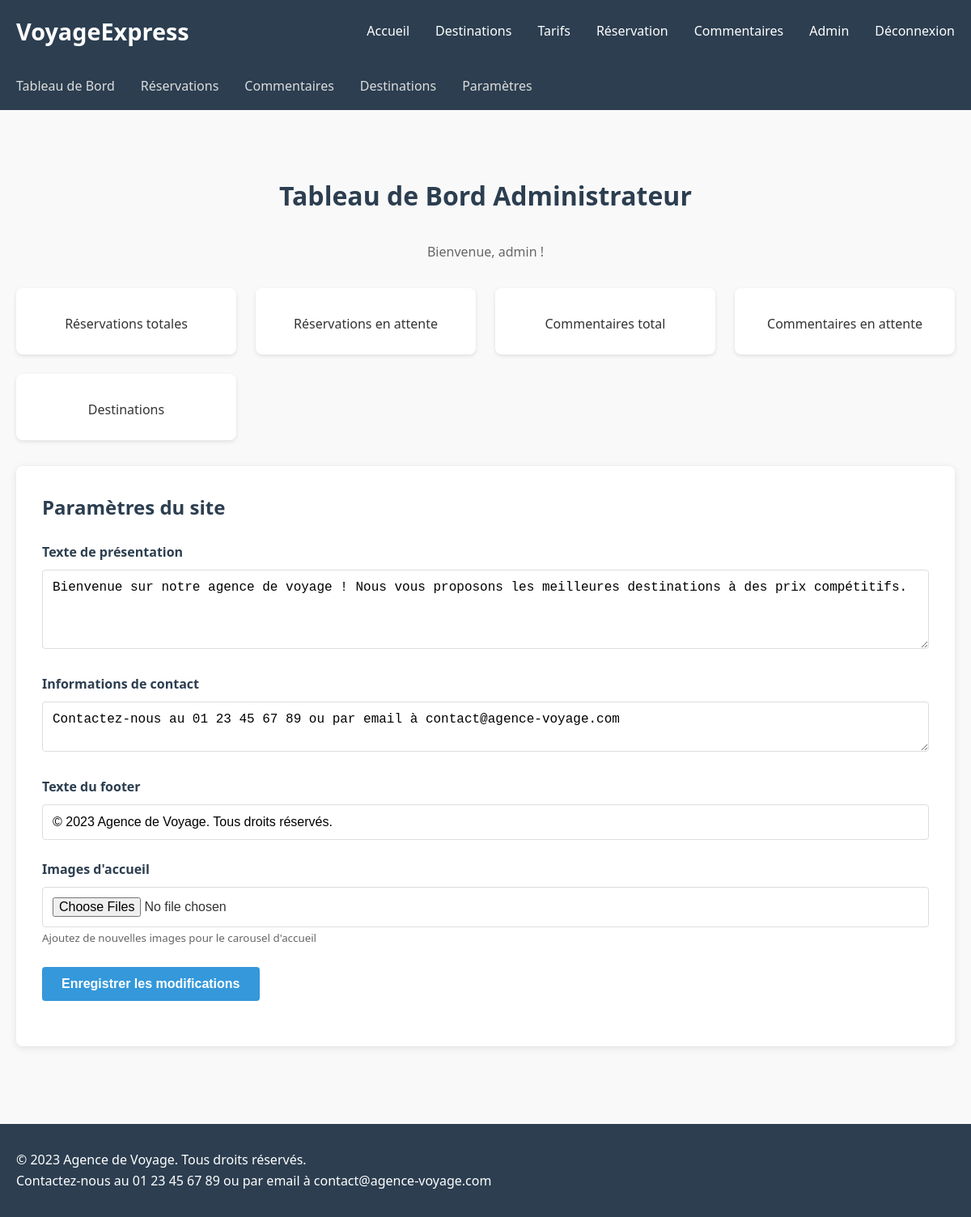
Screenshot of /admin/parametres (signed in) with the database file from the repository.
### tables this page shows
CREATE TABLE textes (
            id INTEGER PRIMARY KEY AUTOINCREMENT,
            identifiant TEXT UNIQUE NOT NULL,
            contenu TEXT NOT NULL
        );

### app.py (the view, shortened to what this page needs)
@app.route('/admin/parametres', methods=['GET', 'POST'])
def admin_parametres():
    if not session.get('admin_logged_in'):
        return redirect(url_for('admin_login'))
    conn = get_db_connection()
    presentation = conn.execute('SELECT contenu FROM textes WHERE identifiant = ?',
                               ('presentation',)).fetchone()
    contact = conn.execute('SELECT contenu FROM textes WHERE identifiant = ?',
                          ('contact',)).fetchone()
    footer = conn.execute('SELECT contenu FROM textes WHERE identifiant = ?',
                         ('footer',)).fetchone()
    images_accueil = conn.execute('SELECT * FROM images_accueil ORDER BY ordre').fetchall()
    conn.close()
    return render_template('admin_dashboard.html',
                         parametres=True,
                         presentation=presentation['contenu'] if presentation else '',
                         contact=contact['contenu'] if contact else '',
                         footer=footer['contenu'] if footer else '',
                         images_accueil=images_accueil)

### app.py (called while the page is built)
def get_db_connection():
    conn = sqlite3.connect('database.db')
    conn.row_factory = sqlite3.Row
    return conn

### templates/admin_dashboard.html (shortened to what this page needs)
{% extends "base.html" %}
{% block content %}
<div class="admin-nav">
    <div class="container">
        <ul class="nav-links">
            <li><a href="{{ url_for('admin_dashboard') }}">Tableau de Bord</a></li>
            <li><a href="{{ url_for('admin_reservations') }}">Réservations</a></li>
            <li><a href="{{ url_for('admin_commentaires') }}">Commentaires</a></li>
            <li><a href="{{ url_for('admin_destinations') }}">Destinations</a></li>
            <li><a href="{{ url_for('admin_parametres') }}">Paramètres</a></li>
        </ul>
    </div>
</div>
<section class="section">
    <div class="container">
        <h1 class="section-title">Tableau de Bord Administrateur</h1>
        <p style="text-align: center; margin-bottom: 2rem; color: #666;">Bienvenue, {{ session.get('admin_username') }} !</p>
        <div class="dashboard-stats">
            <div class="stat-card">
                <div class="stat-label">Réservations totales</div>
            </div>
            <div class="stat-card">
                <div class="stat-label">Réservations en attente</div>
            </div>
            <div class="stat-card">
                <div class="stat-label">Commentaires total</div>
            </div>
            <div class="stat-card">
                <div class="stat-label">Commentaires en attente</div>
            </div>
            <div class="stat-card">
                <div class="stat-label">Destinations</div>
            </div>
        </div>
        {% if parametres %}
        <div style="background: white; padding: 2rem; border-radius: 8px; box-shadow: 0 2px 10px rgba(0,0,0,0.1); margin-top: 2rem;">
            <h2 style="color: var(--primary-color); margin-bottom: 1.5rem;">Paramètres du site</h2>
            <form method="POST" action="{{ url_for('admin_parametres') }}">
                <div class="form-group">
                    <label class="form-label" for="presentation">Texte de présentation</label>
                    <textarea id="presentation" name="presentation" class="form-control" rows="4">{{ presentation }}</textarea>
                </div>
                <div class="form-group">
                    <label class="form-label" for="contact">Informations de contact</label>
                    <textarea id="contact" name="contact" class="form-control" rows="2">{{ contact }}</textarea>
                </div>
                <div class="form-group">
                    <label class="form-label" for="footer">Texte du footer</label>
                    <input type="text" id="footer" name="footer" class="form-control" value="{{ footer }}">
                </div>
                <div class="form-group">
                    <label class="form-label" for="images_accueil">Images d'accueil</label>
                    <input type="file" id="images_accueil" name="images_accueil" class="form-control" multiple accept="image/*">
                    <small style="color: #666;">Ajoutez de nouvelles images pour le carousel d'accueil</small>
                </div>
                <div class="form-group" style="margin-top: 1.5rem;">
                    <button type="submit" class="btn">Enregistrer les modifications</button>
                </div>
            </form>
        </div>
        {% endif %}
    </div>
</section>
{% endblock %}

### templates/base.html (shortened to what this page needs)
<!DOCTYPE html>
<html lang="fr">
<head>
    <link rel="stylesheet" href="{{ url_for('static', filename='style.css') }}">
</head>
<body>
    <header class="main-header">
        <div class="container">
            <nav class="main-nav">
                <a href="{{ url_for('index') }}" class="logo">VoyageExpress</a>
                <ul class="nav-links">
                    <li><a href="{{ url_for('index') }}">Accueil</a></li>
                    <li><a href="{{ url_for('destinations') }}">Destinations</a></li>
                    <li><a href="{{ url_for('tarifs') }}">Tarifs</a></li>
                    <li><a href="{{ url_for('reservation') }}">Réservation</a></li>
                    <li><a href="{{ url_for('commentaires') }}">Commentaires</a></li>
                    {% if session.get('admin_logged_in') %}
                    <li><a href="{{ url_for('admin_dashboard') }}">Admin</a></li>
                    <li><a href="{{ url_for('admin_logout') }}">Déconnexion</a></li>
                    {% endif %}
                </ul>
            </nav>
        </div>
    </header>
    <main class="main-content">
        {% block content %}{% endblock %}
    </main>
    <footer class="main-footer">
        <div class="container">
            <p>{{ footer|default('© 2023 Agence de Voyage. Tous droits réservés.') }}</p>
            <p>{{ contact|default('Contactez-nous au 01 23 45 67 89') }}</p>
        </div>
    </footer>
</body>
</html>

### static/style.css (style rules this page uses)
:root { --primary-color: #2c3e50; --secondary-color: #3498db; --accent-color: #e74c3c; --light-color: #ecf0f1; --dark-color: #2c3e50; --success-color: #27ae60; --warning-color: #f39c12; --text-color: #333; --border-color: #ddd; }
* { margin: 0; padding: 0; box-sizing: border-box; }
body { font-family: 'Segoe UI', Tahoma, Geneva, Verdana, sans-serif; line-height: 1.6; color: var(--text-color); background-color: #f9f9f9; }
.container { max-width: 1200px; margin: 0 auto; padding: 0 20px; }
.main-header { background-color: var(--primary-color); color: white; padding: 1rem 0; box-shadow: 0 2px 5px rgba(0,0,0,0.1); }
.logo { font-size: 1.8rem; font-weight: bold; color: white; text-decoration: none; }
.main-nav { display: flex; justify-content: space-between; align-items: center; }
.nav-links { display: flex; list-style: none; gap: 2rem; }
.nav-links a { color: white; text-decoration: none; font-weight: 500; transition: color 0.3s; }
.section { padding: 3rem 0; }
.section-title { text-align: center; margin-bottom: 2rem; color: var(--primary-color); font-size: 2rem; }
.form-group { margin-bottom: 1.5rem; }
.form-label { display: block; margin-bottom: 0.5rem; font-weight: 600; color: var(--dark-color); }
.form-control { width: 100%; padding: 0.75rem; border: 1px solid var(--border-color); border-radius: 4px; font-size: 1rem; transition: border-color 0.3s; }
.btn { display: inline-block; padding: 0.75rem 1.5rem; background-color: var(--secondary-color); color: white; border: none; border-radius: 4px; font-size: 1rem; font-weight: 600; cursor: pointer; transition: background-color 0.3s; text-decoration: none; }
.main-footer { background-color: var(--primary-color); color: white; padding: 2rem 0; margin-top: 3rem; }
.admin-nav { background-color: var(--dark-color); padding: 1rem 0; margin-bottom: 2rem; }
.admin-nav .nav-links a { color: #ddd; }
.dashboard-stats { display: grid; grid-template-columns: repeat(auto-fit, minmax(250px, 1fr)); gap: 1.5rem; margin-bottom: 2rem; }
.stat-card { background: white; padding: 1.5rem; border-radius: 8px; box-shadow: 0 2px 5px rgba(0,0,0,0.1); text-align: center; }

### rows the page displays
textes: presentation "Bienvenue sur notre agence de voyage ! Nous vous proposons les meilleures destinations à des prix compétitifs."
textes: contact "Contactez-nous au 01 23 45 67 89 ou par email à contact@agence-voyage.com", contenu "Contactez-nous au 01 23 45 67 89 ou par email à contact@agence-voyage.com"
textes: footer "© 2023 Agence de Voyage. Tous droits réservés.", contenu "© 2023 Agence de Voyage. Tous droits réservés."

### other values shown
{{ session.get('admin_username') }} "admin"
